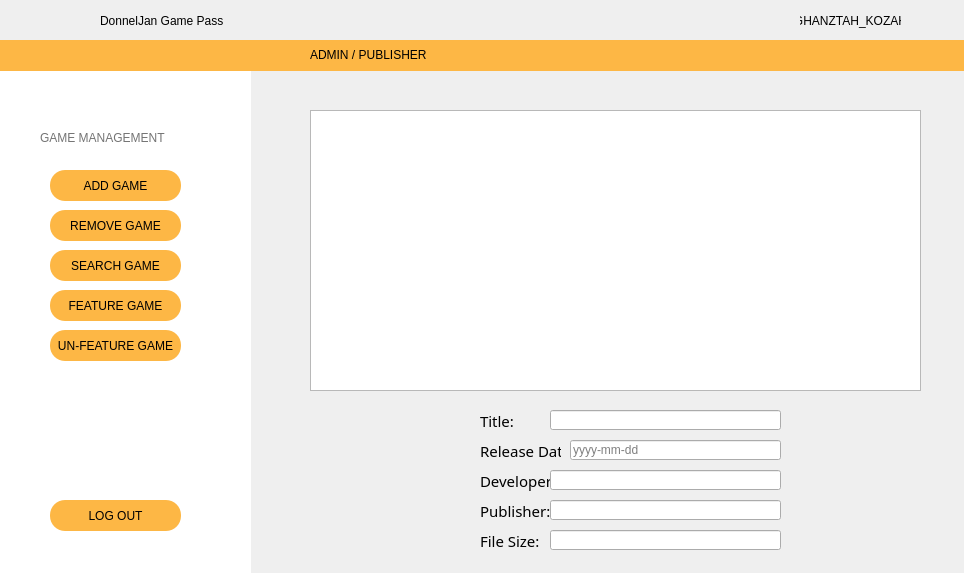
<?xml version="1.0" encoding="UTF-8"?>
<ui version="4.0">
 <class>admindashboard_mainwindow</class>
 <widget class="QMainWindow" name="admindashboard_mainwindow">
  <property name="geometry">
   <rect>
    <x>0</x>
    <y>0</y>
    <width>964</width>
    <height>573</height>
   </rect>
  </property>
  <property name="windowTitle">
   <string>DJ Game Pass ADMIN</string>
  </property>
  <property name="windowIcon">
   <iconset resource="resources/system_images.qrc">
    <normaloff>:/default_images/icons/gamepass logo.png</normaloff>:/default_images/icons/gamepass logo.png</iconset>
  </property>
  <widget class="QWidget" name="centralwidget">
   <widget class="QLabel" name="settingsicon">
    <property name="geometry">
     <rect>
      <x>20</x>
      <y>10</y>
      <width>21</width>
      <height>21</height>
     </rect>
    </property>
    <property name="styleSheet">
     <string notr="true">border-image: url(:/dashboard_icons/Downloads/588a6507d06f6719692a2d15.png);</string>
    </property>
    <property name="text">
     <string/>
    </property>
   </widget>
   <widget class="QLabel" name="logoicon">
    <property name="geometry">
     <rect>
      <x>60</x>
      <y>0</y>
      <width>41</width>
      <height>41</height>
     </rect>
    </property>
    <property name="styleSheet">
     <string notr="true">border-image:url(:/default_images/icons/gamepass logo.png);</string>
    </property>
    <property name="text">
     <string/>
    </property>
   </widget>
   <widget class="QLabel" name="LogoFont">
    <property name="geometry">
     <rect>
      <x>100</x>
      <y>5</y>
      <width>201</width>
      <height>31</height>
     </rect>
    </property>
    <property name="styleSheet">
     <string notr="true">font: 17pt &quot;Bahnschrift SemiLight Condensed&quot;;
</string>
    </property>
    <property name="text">
     <string>DonnelJan Game Pass</string>
    </property>
   </widget>
   <widget class="QLabel" name="upperusericon">
    <property name="geometry">
     <rect>
      <x>760</x>
      <y>5</y>
      <width>28</width>
      <height>28</height>
     </rect>
    </property>
    <property name="styleSheet">
     <string notr="true">border-image: url(:/dashboard_icons/Downloads/user.png);</string>
    </property>
    <property name="text">
     <string/>
    </property>
   </widget>
   <widget class="QLabel" name="upperusername">
    <property name="geometry">
     <rect>
      <x>800</x>
      <y>10</y>
      <width>101</width>
      <height>21</height>
     </rect>
    </property>
    <property name="styleSheet">
     <string notr="true">border-image: url(:/user_dash icons/yellow bg.jpg);
font: 10pt &quot;Bahnschrift SemiLight Condensed&quot;;
border-radius: 10px;

</string>
    </property>
    <property name="text">
     <string>GHANZTAH_KOZAH</string>
    </property>
    <property name="alignment">
     <set>Qt::AlignCenter</set>
    </property>
   </widget>
   <widget class="QLabel" name="dotssettingicon">
    <property name="geometry">
     <rect>
      <x>910</x>
      <y>0</y>
      <width>31</width>
      <height>31</height>
     </rect>
    </property>
    <property name="styleSheet">
     <string notr="true">border-image: url(:/default_images/images/user.png)</string>
    </property>
    <property name="text">
     <string/>
    </property>
   </widget>
   <widget class="QWidget" name="yellow_adminpublisher_container" native="true">
    <property name="geometry">
     <rect>
      <x>0</x>
      <y>40</y>
      <width>971</width>
      <height>31</height>
     </rect>
    </property>
    <property name="styleSheet">
     <string notr="true">background-color: rgb(253, 183, 69);</string>
    </property>
    <widget class="QLabel" name="adminpublishertitle_uppermiddle">
     <property name="geometry">
      <rect>
       <x>310</x>
       <y>7</y>
       <width>191</width>
       <height>16</height>
      </rect>
     </property>
     <property name="styleSheet">
      <string notr="true">font: 75 14pt &quot;Berlin Sans FB Demi&quot;;
label.setGraphicsEffect(shadow)
shadow.setBlurRadius(15)</string>
     </property>
     <property name="text">
      <string>ADMIN / PUBLISHER</string>
     </property>
    </widget>
   </widget>
   <widget class="QWidget" name="white_gamemanagement_container" native="true">
    <property name="geometry">
     <rect>
      <x>0</x>
      <y>70</y>
      <width>251</width>
      <height>521</height>
     </rect>
    </property>
    <property name="styleSheet">
     <string notr="true">
background-color: rgb(255, 255, 255);
</string>
    </property>
    <widget class="QLabel" name="gamemanagement_left_title">
     <property name="geometry">
      <rect>
       <x>40</x>
       <y>60</y>
       <width>161</width>
       <height>16</height>
      </rect>
     </property>
     <property name="styleSheet">
      <string notr="true">font: 75 12pt &quot;Berlin Sans FB Demi&quot;;
color: rgb(116, 116, 116);</string>
     </property>
     <property name="text">
      <string>GAME MANAGEMENT</string>
     </property>
    </widget>
    <widget class="QPushButton" name="addgame_button">
     <property name="geometry">
      <rect>
       <x>50</x>
       <y>100</y>
       <width>131</width>
       <height>31</height>
      </rect>
     </property>
     <property name="layoutDirection">
      <enum>Qt::LeftToRight</enum>
     </property>
     <property name="styleSheet">
      <string notr="true">font: 11pt &quot;Bahnschrift SemiLight Condensed&quot;;
background-color: rgb(253, 183, 69);
border-radius: 15px;</string>
     </property>
     <property name="text">
      <string>ADD GAME</string>
     </property>
     <property name="icon">
      <iconset>
       <normaloff>:/dashboard_icons/icons/pen-removebg-preview.png</normaloff>:/dashboard_icons/icons/pen-removebg-preview.png</iconset>
     </property>
     <property name="checkable">
      <bool>false</bool>
     </property>
     <property name="flat">
      <bool>false</bool>
     </property>
    </widget>
    <widget class="QPushButton" name="removegame_button">
     <property name="geometry">
      <rect>
       <x>50</x>
       <y>140</y>
       <width>131</width>
       <height>31</height>
      </rect>
     </property>
     <property name="layoutDirection">
      <enum>Qt::LeftToRight</enum>
     </property>
     <property name="styleSheet">
      <string notr="true">font: 11pt &quot;Bahnschrift SemiLight Condensed&quot;;
background-color: rgb(253, 183, 69);
border-radius: 15px;</string>
     </property>
     <property name="text">
      <string>REMOVE GAME</string>
     </property>
     <property name="icon">
      <iconset resource="resources/system_images.qrc">
       <normaloff>:/default_images/icons/delete-removebg-preview.png</normaloff>:/default_images/icons/delete-removebg-preview.png</iconset>
     </property>
     <property name="checkable">
      <bool>false</bool>
     </property>
     <property name="flat">
      <bool>false</bool>
     </property>
    </widget>
    <widget class="QPushButton" name="featuregame_button">
     <property name="geometry">
      <rect>
       <x>50</x>
       <y>220</y>
       <width>131</width>
       <height>31</height>
      </rect>
     </property>
     <property name="layoutDirection">
      <enum>Qt::LeftToRight</enum>
     </property>
     <property name="styleSheet">
      <string notr="true">font: 11pt &quot;Bahnschrift SemiLight Condensed&quot;;
background-color: rgb(253, 183, 69);
border-radius: 15px;</string>
     </property>
     <property name="text">
      <string>FEATURE GAME</string>
     </property>
     <property name="icon">
      <iconset resource="resources/system_images.qrc">
       <normaloff>:/default_images/icons/pen-removebg-preview.png</normaloff>:/default_images/icons/pen-removebg-preview.png</iconset>
     </property>
     <property name="checkable">
      <bool>false</bool>
     </property>
     <property name="flat">
      <bool>false</bool>
     </property>
    </widget>
    <widget class="QPushButton" name="logout_button">
     <property name="geometry">
      <rect>
       <x>50</x>
       <y>430</y>
       <width>131</width>
       <height>31</height>
      </rect>
     </property>
     <property name="layoutDirection">
      <enum>Qt::LeftToRight</enum>
     </property>
     <property name="styleSheet">
      <string notr="true">font: 11pt &quot;Bahnschrift SemiLight Condensed&quot;;
background-color: rgb(253, 183, 69);
border-radius: 15px;</string>
     </property>
     <property name="text">
      <string>LOG OUT</string>
     </property>
     <property name="checkable">
      <bool>false</bool>
     </property>
     <property name="flat">
      <bool>false</bool>
     </property>
    </widget>
    <widget class="QPushButton" name="unfeaturegame_button">
     <property name="geometry">
      <rect>
       <x>50</x>
       <y>260</y>
       <width>131</width>
       <height>31</height>
      </rect>
     </property>
     <property name="layoutDirection">
      <enum>Qt::LeftToRight</enum>
     </property>
     <property name="styleSheet">
      <string notr="true">font: 11pt &quot;Bahnschrift SemiLight Condensed&quot;;
background-color: rgb(253, 183, 69);
border-radius: 15px;</string>
     </property>
     <property name="text">
      <string>UN-FEATURE GAME</string>
     </property>
     <property name="icon">
      <iconset resource="resources/system_images.qrc">
       <normaloff>:/default_images/icons/pen-removebg-preview.png</normaloff>:/default_images/icons/pen-removebg-preview.png</iconset>
     </property>
     <property name="checkable">
      <bool>false</bool>
     </property>
     <property name="flat">
      <bool>false</bool>
     </property>
    </widget>
    <widget class="QPushButton" name="searchgame_button">
     <property name="geometry">
      <rect>
       <x>50</x>
       <y>180</y>
       <width>131</width>
       <height>31</height>
      </rect>
     </property>
     <property name="layoutDirection">
      <enum>Qt::LeftToRight</enum>
     </property>
     <property name="styleSheet">
      <string notr="true">font: 11pt &quot;Bahnschrift SemiLight Condensed&quot;;
background-color: rgb(253, 183, 69);
border-radius: 15px;</string>
     </property>
     <property name="text">
      <string>SEARCH GAME</string>
     </property>
     <property name="icon">
      <iconset>
       <normaloff>:/default_images/icons/search_icon.png</normaloff>:/default_images/icons/search_icon.png</iconset>
     </property>
     <property name="checkable">
      <bool>false</bool>
     </property>
     <property name="flat">
      <bool>false</bool>
     </property>
    </widget>
   </widget>
   <widget class="QTableView" name="gamemanagement_table">
    <property name="geometry">
     <rect>
      <x>310</x>
      <y>110</y>
      <width>611</width>
      <height>281</height>
     </rect>
    </property>
   </widget>
   <widget class="QLineEdit" name="title_lineedit">
    <property name="geometry">
     <rect>
      <x>550</x>
      <y>410</y>
      <width>231</width>
      <height>20</height>
     </rect>
    </property>
   </widget>
   <widget class="QLabel" name="title_gamemanagement">
    <property name="geometry">
     <rect>
      <x>480</x>
      <y>410</y>
      <width>61</width>
      <height>21</height>
     </rect>
    </property>
    <property name="font">
     <font>
      <family>Bahnschrift SemiLight SemiConde</family>
      <pointsize>11</pointsize>
     </font>
    </property>
    <property name="text">
     <string>Title:</string>
    </property>
   </widget>
   <widget class="QLabel" name="releasedate_gamemanagement">
    <property name="geometry">
     <rect>
      <x>480</x>
      <y>440</y>
      <width>81</width>
      <height>21</height>
     </rect>
    </property>
    <property name="font">
     <font>
      <family>Bahnschrift SemiLight SemiConde</family>
      <pointsize>11</pointsize>
     </font>
    </property>
    <property name="text">
     <string>Release Date:</string>
    </property>
   </widget>
   <widget class="QLineEdit" name="releasedate_lineedit">
    <property name="geometry">
     <rect>
      <x>570</x>
      <y>440</y>
      <width>211</width>
      <height>20</height>
     </rect>
    </property>
    <property name="placeholderText">
     <string>yyyy-mm-dd</string>
    </property>
   </widget>
   <widget class="QLabel" name="developer_gamemanagement">
    <property name="geometry">
     <rect>
      <x>480</x>
      <y>470</y>
      <width>81</width>
      <height>21</height>
     </rect>
    </property>
    <property name="font">
     <font>
      <family>Bahnschrift SemiLight SemiConde</family>
      <pointsize>11</pointsize>
     </font>
    </property>
    <property name="text">
     <string>Developer:</string>
    </property>
   </widget>
   <widget class="QLabel" name="publisher_gamemanagement">
    <property name="geometry">
     <rect>
      <x>480</x>
      <y>500</y>
      <width>81</width>
      <height>21</height>
     </rect>
    </property>
    <property name="font">
     <font>
      <family>Bahnschrift SemiLight SemiConde</family>
      <pointsize>11</pointsize>
     </font>
    </property>
    <property name="text">
     <string>Publisher:</string>
    </property>
   </widget>
   <widget class="QLineEdit" name="developer_lineedit">
    <property name="geometry">
     <rect>
      <x>550</x>
      <y>470</y>
      <width>231</width>
      <height>20</height>
     </rect>
    </property>
   </widget>
   <widget class="QLineEdit" name="publisher_lineedit">
    <property name="geometry">
     <rect>
      <x>550</x>
      <y>500</y>
      <width>231</width>
      <height>20</height>
     </rect>
    </property>
   </widget>
   <widget class="QLabel" name="filesize_gamemanagement">
    <property name="geometry">
     <rect>
      <x>480</x>
      <y>530</y>
      <width>81</width>
      <height>21</height>
     </rect>
    </property>
    <property name="font">
     <font>
      <family>Bahnschrift SemiLight SemiConde</family>
      <pointsize>11</pointsize>
     </font>
    </property>
    <property name="text">
     <string>File Size:</string>
    </property>
   </widget>
   <widget class="QLineEdit" name="filesize_lineedit">
    <property name="geometry">
     <rect>
      <x>550</x>
      <y>530</y>
      <width>231</width>
      <height>20</height>
     </rect>
    </property>
   </widget>
   <zorder>settingsicon</zorder>
   <zorder>logoicon</zorder>
   <zorder>LogoFont</zorder>
   <zorder>upperusericon</zorder>
   <zorder>upperusername</zorder>
   <zorder>dotssettingicon</zorder>
   <zorder>white_gamemanagement_container</zorder>
   <zorder>yellow_adminpublisher_container</zorder>
   <zorder>gamemanagement_table</zorder>
   <zorder>title_lineedit</zorder>
   <zorder>title_gamemanagement</zorder>
   <zorder>releasedate_gamemanagement</zorder>
   <zorder>releasedate_lineedit</zorder>
   <zorder>developer_gamemanagement</zorder>
   <zorder>publisher_gamemanagement</zorder>
   <zorder>developer_lineedit</zorder>
   <zorder>publisher_lineedit</zorder>
   <zorder>filesize_gamemanagement</zorder>
   <zorder>filesize_lineedit</zorder>
  </widget>
 </widget>
 <resources>
  <include location="../video_game_library_system/resources/images.qrc"/>
  <include location="resources/system_images.qrc"/>
 </resources>
 <connections/>
</ui>
